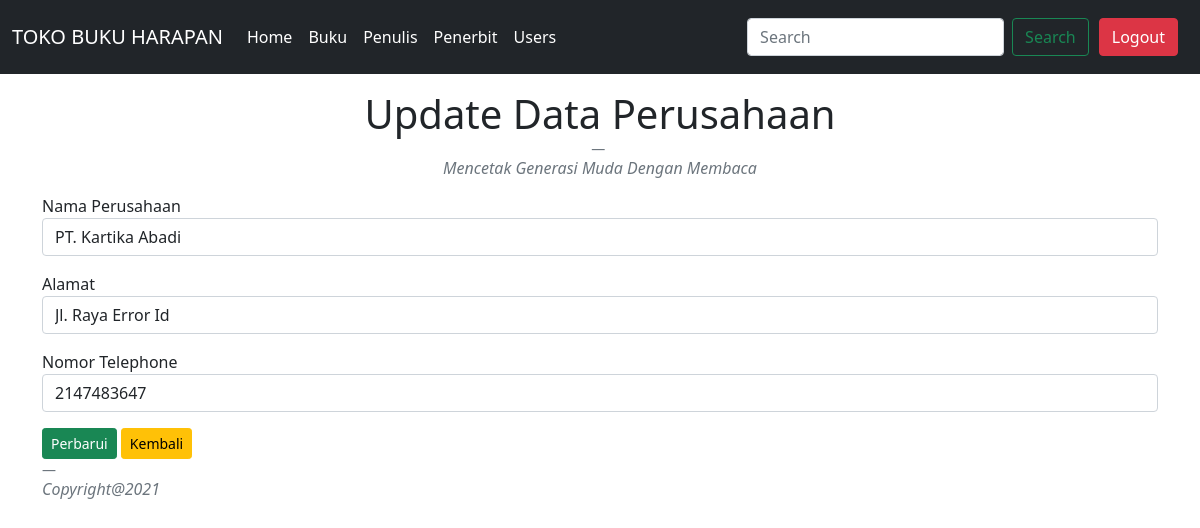
The page /admin/publisher/edit.php?id=42 (signed in) on the database its author committed.
### tables this page shows
CREATE TABLE `publisher` (
  `id` int(11) NOT NULL,
  `company_name` varchar(255) DEFAULT NULL,
  `address` varchar(255) DEFAULT NULL,
  `phone` varchar(15) DEFAULT NULL
);

### admin/publisher/edit.php (the view, shortened to what this page needs)
<!DOCTYPE html>
<html lang="en">
<head>
    <link href="https://cdn.jsdelivr.net/npm/bootstrap@5.0.0-beta3/dist/css/bootstrap.min.css" rel="stylesheet">
</head>
<body>
    <nav class="navbar navbar-expand-lg navbar-dark bg-dark">
  <div class="container-fluid">
    <a class="navbar-brand" href="#">TOKO BUKU HARAPAN</a>
    <div class="collapse navbar-collapse" id="navbarTogglerDemo03">
    <ul class="navbar-nav me-auto mb-2 mb-lg-0">
        <li class="nav-item">
          <a class="nav-link active" aria-current="page" href="../home.php">Home
          </a>
        </li>
        <li class="nav-item">
          <a class="nav-link active" href="../books/index.php">Buku</a>
        </li>
        <li class="nav-item">
          <a class="nav-link active" href="../writers/index.php">Penulis</a>
        </li>
        <li class="nav-item">
          <a class="nav-link active" href="#">Penerbit</a>
        </li>
        <li>
        <a class="nav-link active" href="../users/index.php">Users</a>
        </li>
      </ul>
      <form class="d-flex">
        <input class="form-control me-2" type="search" placeholder="Search" aria-label="Search">
        <button class="btn btn-outline-success" type="submit">Search</button>
      </form>
      <a href="../proses/logout.php" class="btn btn-danger" style="margin: 10px">Logout</a>
    </div>
  </div>
</nav>
<center>
<figure>
  <blockquote class="blockquote">
    <p><h1 class="display-6">Update Data Perusahaan</h1></p>
  </blockquote>
  <figcaption class="blockquote-footer">
     <cite title="Source Title"><h6>Mencetak Generasi Muda Dengan Membaca</h6></cite>
  </figcaption>
</figure>
</center>
  <?php
	  include '../../config/conn.php';
	  $id = $_GET['id'];
	  $data = mysqli_query($conn,"SELECT * from publisher where id= '$id'");
      while($d = mysqli_fetch_array($data)){
	?>
    <div class="container">
      <form action="../proses/update-publisher.php" method="POST">
            <div class="row">
                <div class="mb-3">
                    <label for="">Nama Perusahaan</label>
                    <input type="text" name ="company_name" class = "form-control"
                    value="<?= $d["company_name"]; ?>">
                  </div>
                <div class="mb-3">
                    <label for="">Alamat</label>
                    <input type="text" name ="address" class = "form-control"
                    value="<?= $d["address"]; ?>">
                </div>
                <div class="mb-3">
                  <label for="">Nomor Telephone</label>
                    <input type="text" name ="phone" class = "form-control"
                    value="<?= $d["phone"]; ?>">
                  </div>
                  <div class="mb-3">
                    <input type = "submit" class = "btn btn-sm btn-success" value = "Perbarui">
                    <a href="index.php" class="btn btn-sm btn-warning">Kembali</a>
                  </div>
                </div>
              </form>
        <?php } ?>
        <figcaption class="blockquote-footer">
         <cite title="Source Title"><h6>Copyright@2021</h6></cite>
      </figcaption>
    </div>
</body>
</html>

### rows shown on the page
publisher: company_name "PT. Kartika Abadi", address "Jl. Raya Error Id", phone "2147483647"
